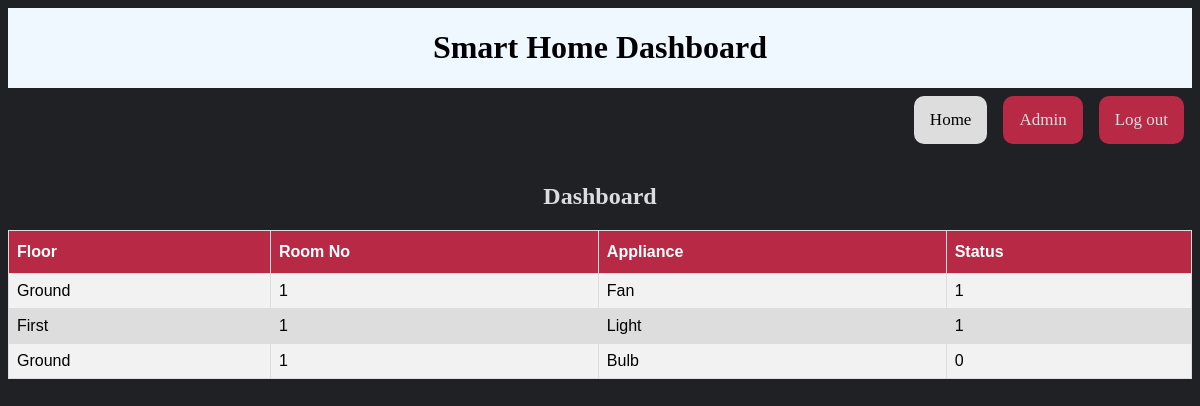
Before: / (signed in) with the older database file.
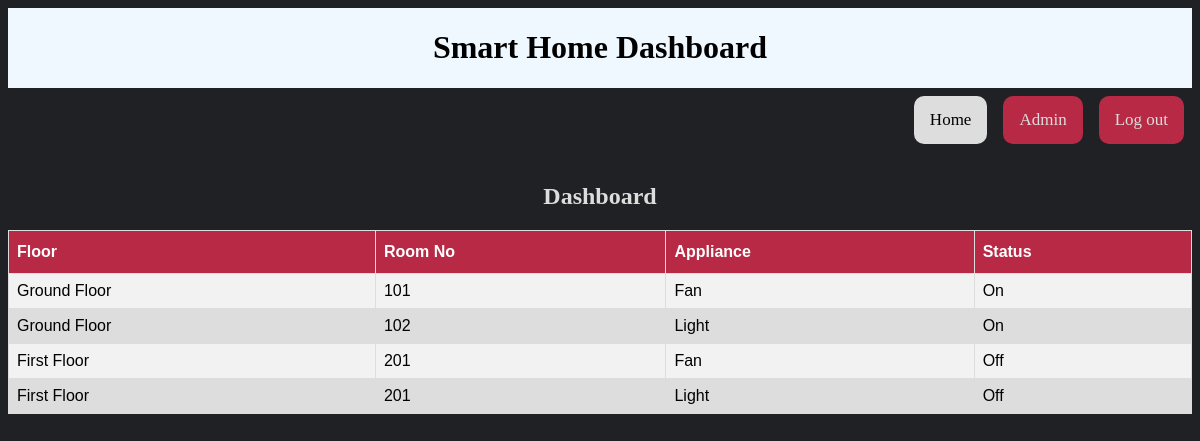
After: the same page with the newer database file.
### dashboard/models.py (models this page shows, shortened)
class Data(models.Model):
    floor = models.CharField(max_length=64)
    room = models.CharField(max_length=3)
    product = models.CharField(max_length=64)
    status = models.CharField(max_length=3)

### dashboard/views.py (the view)
# urls.py: path("", views.index, name="index"),
def index(request):
    if not request.user.is_authenticated:
        return HttpResponseRedirect(reverse("login"))
    return render(request, "dashboard/dashboard.html",{
        "datas": Data.objects.all()
    })

### dashboard/templates/dashboard/dashboard.html
{% extends "dashboard/layout.html" %}
{% block body %}
    <div class="topnav">
        <h1>Smart Home Dashboard</h1>
    </div>
    <div>
        <a href="{% url 'logout' %}">Log out</a>
        <a href="{% url 'update' %}">Admin</a>
        <a href="{% url 'index' %}" class="active">Home</a>
    </div>
    <br></br>
    <div class="heading">
        <h2>Dashboard</h2>
    </div>
    <table>
        <tr>
            <th>Floor</th>
            <th>Room No</th>
            <th>Appliance</th>
            <th>Status</th>
        </tr>
        {% for data in datas %}
            <tr>
                <td>{{data.floor}}</td>
                <td>{{data.room}}</td>
                <td>{{data.product}}</td>
                <td>{{data.status}}</td>
            </tr>
        {% endfor %}
    </table>
{% endblock %}

Changed rows visible on the page:
removed Data: floor "Ground", room "1", product "Fan", status "1"
removed Data: floor "First", room "1", product "Light", status "1"
removed Data: floor "Ground", room "1", product "Bulb", status "0"
added Data: floor "Ground Floor", room "101", product "Fan", status "On"
added Data: floor "Ground Floor", room "102", product "Light", status "On"
added Data: floor "First Floor", room "201", product "Fan", status "Off"
added Data: floor "First Floor", room "201", product "Light", status "Off"
